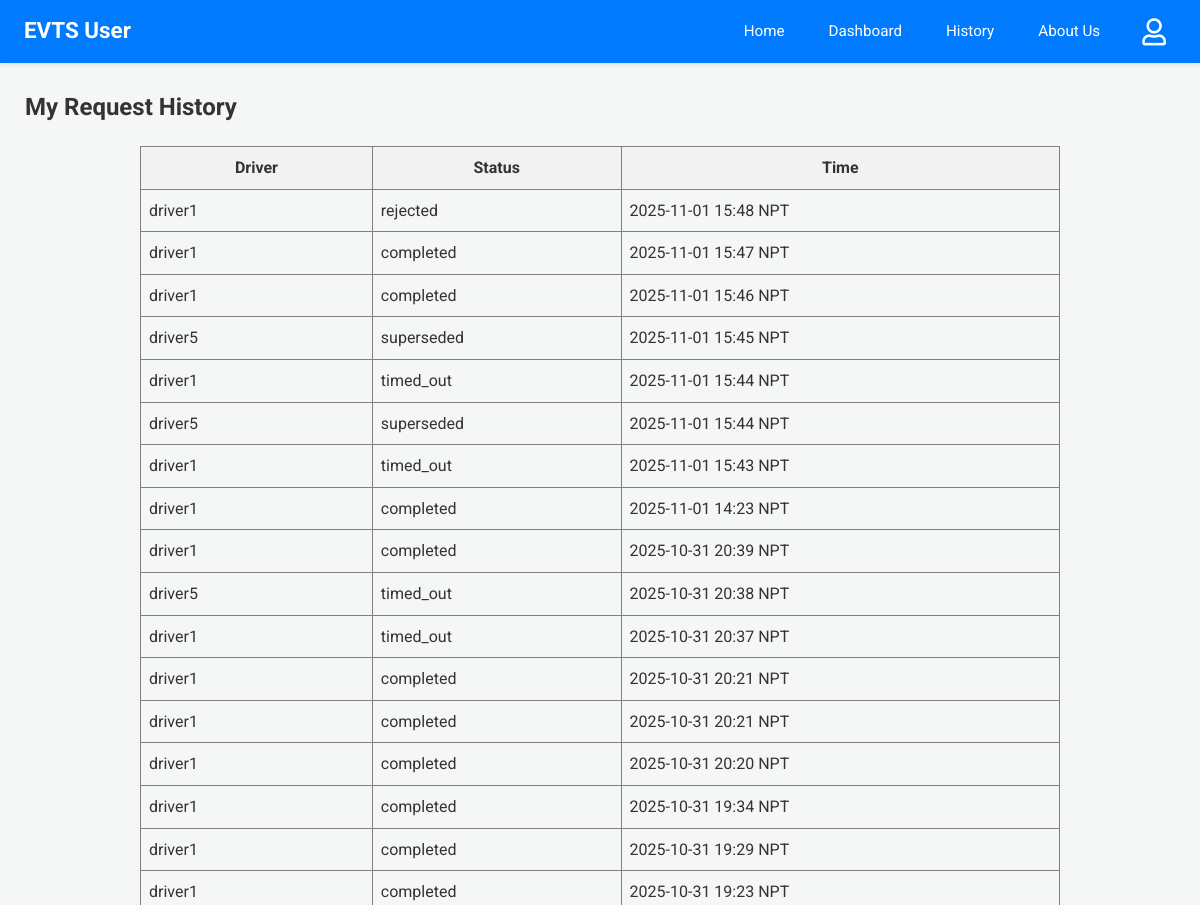
Before: /user-history (signed in, upper part) with the older database file.
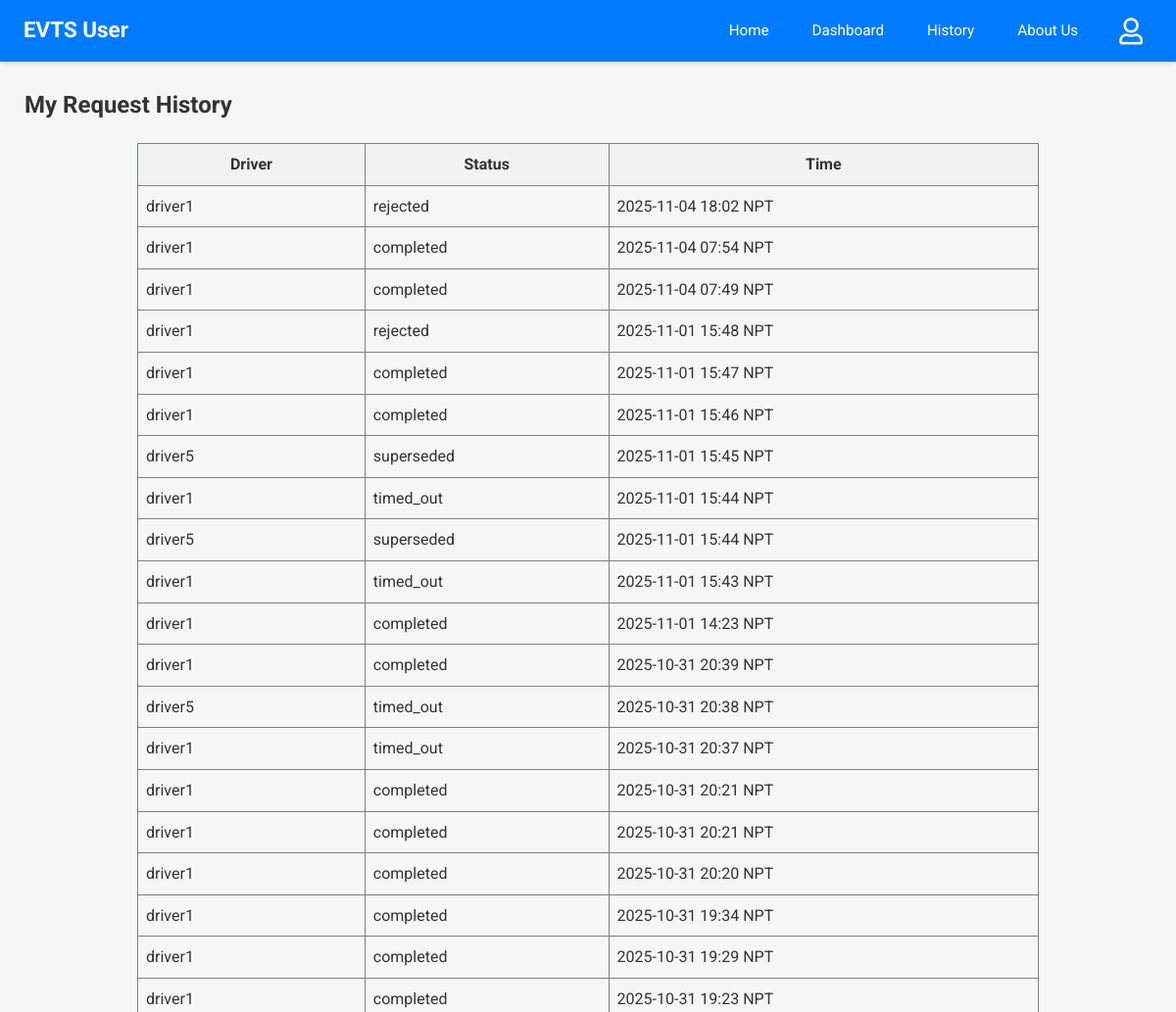
After: the same page with the newer database file.
### app.py (models this page shows)
class Driver(db.Model):
    email = db.Column(db.String(120), primary_key=True)
    name = db.Column(db.String(100))
    phone = db.Column(db.String(15))
    password = db.Column(db.String(256)) # Increased length for hash
    vehicle = db.Column(db.String(50))
    node = db.Column(db.String(10), nullable=False)
    is_approved = db.Column(db.Boolean, default=False, nullable=False)

class RideRequest(db.Model):
    __tablename__ = 'ride_request'
    id = db.Column(db.Integer, primary_key=True)
    user_email = db.Column(db.String(100), nullable=False)
    driver_email = db.Column(db.String(100), nullable=False)
    user_latitude_at_request = db.Column(db.Float, nullable=True)
    user_longitude_at_request = db.Column(db.Float, nullable=True)
    timestamp = db.Column(db.DateTime, default=lambda: datetime.now(timezone.utc))
    status = db.Column(db.String(20), default='Pending')

### app.py (the view)
@app.route('/user-history')
@login_required_user
def user_history():
    reqs_db = RideRequest.query.filter_by(user_email=session['user']).order_by(RideRequest.timestamp.desc()).all()
    s_reqs = [{'driver_name': (Driver.query.get(r.driver_email).name or r.driver_email if Driver.query.get(r.driver_email) else "N/A"),
               'status': r.status, 'timestamp': format_datetime_npt(r.timestamp)} for r in reqs_db]
    response = make_response(render_template('user_history.html', requests=s_reqs))
    return add_no_cache_to_response(response)

### app.py (called while the page is built)
def format_datetime_npt(dt_utc):
    if dt_utc is None: return "N/A"
    if dt_utc.tzinfo is None or dt_utc.tzinfo.utcoffset(dt_utc) is None:
        dt_utc = dt_utc.replace(tzinfo=timezone.utc)
    else:
        dt_utc = dt_utc.astimezone(timezone.utc)
    dt_npt = dt_utc.astimezone(NPT)
    return dt_npt.strftime('%Y-%m-%d %H:%M NPT')

def login_required_user(f):
    @wraps(f)
    def decorated_function(*args, **kwargs):
        if 'user' not in session:
            return redirect(url_for('login', next=request.url))
        return f(*args, **kwargs)
    return decorated_function

def add_no_cache_to_response(response):
    response.headers["Cache-Control"] = "no-cache, no-store, must-revalidate, public, max-age=0"
    response.headers["Pragma"] = "no-cache"
    response.headers["Expires"] = "0"
    return response

### templates/user_history.html
{% extends 'user_base.html' %}
{% block content %}
<h2>My Request History</h2>
{% if requests %}
<table border="1" cellpadding="8" cellspacing="0" style="border-collapse: collapse; width: 80%; margin: 20px auto;">
  <thead>
    <tr style="background-color: #f2f2f2;">
      <th>Driver</th>
      <th>Status</th>
      <th>Time</th>
    </tr>
  </thead>
  <tbody>
  {% for req in requests %}
  <tr>
    <td>{{ req.driver_name }}</td>
    <td>{{ req.status }}</td>
    <td>{{ req.timestamp }}</td>
  </tr>
  {% endfor %}
  </tbody>
</table>
{% else %}
<p>You have no ride request history.</p>
{% endif %}
{% endblock %}

Changed rows visible on the page:
added RideRequest: status "rejected"
added RideRequest: status "completed"
added RideRequest: status "completed"
Other visible differences:
new list line: "driver1"
new list line: "2025-11-04 18:02 NPT"
new list line: "2025-11-04 07:54 NPT"
new list line: "2025-11-04 07:49 NPT"
